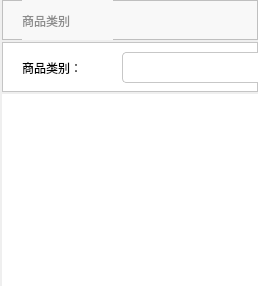
             <widget class="QWidget" name="page_11">
              <property name="styleSheet">
               <string notr="true">QLineEdit {
    border-width: 1px;
    border-style: solid;
    border-radius: 4px;
	border-color:rgb(199, 199, 199);
	background-color:rgb(255, 255, 255);
	font: 10pt &quot;微软雅黑&quot;
}</string>
              </property>
              <layout class="QVBoxLayout" name="verticalLayout_31">
               <property name="spacing">
                <number>2</number>
               </property>
               <property name="leftMargin">
                <number>2</number>
               </property>
               <property name="topMargin">
                <number>0</number>
               </property>
               <property name="rightMargin">
                <number>0</number>
               </property>
               <property name="bottomMargin">
                <number>0</number>
               </property>
               <item>
                <widget class="QFrame" name="frame_35">
                 <property name="minimumSize">
                  <size>
                   <width>0</width>
                   <height>40</height>
                  </size>
                 </property>
                 <property name="maximumSize">
                  <size>
                   <width>16777215</width>
                   <height>40</height>
                  </size>
                 </property>
                 <property name="styleSheet">
                  <string notr="true">background-color:rgb(248, 248, 248)</string>
                 </property>
                 <property name="frameShape">
                  <enum>QFrame::StyledPanel</enum>
                 </property>
                 <property name="frameShadow">
                  <enum>QFrame::Raised</enum>
                 </property>
                 <widget class="QLabel" name="label_48">
                  <property name="geometry">
                   <rect>
                    <x>20</x>
                    <y>0</y>
                    <width>91</width>
                    <height>41</height>
                   </rect>
                  </property>
                  <property name="styleSheet">
                   <string notr="true">font: 75 10
pt &quot;微软雅黑&quot;;
color:rgb(140, 140, 140)</string>
                  </property>
                  <property name="text">
                   <string>商品类别</string>
                  </property>
                 </widget>
                </widget>
               </item>
               <item>
                <widget class="QFrame" name="frame_42">
                 <property name="minimumSize">
                  <size>
                   <width>0</width>
                   <height>50</height>
                  </size>
                 </property>
                 <property name="maximumSize">
                  <size>
                   <width>16777215</width>
                   <height>50</height>
                  </size>
                 </property>
                 <property name="styleSheet">
                  <string notr="true">background-color:rgb(255,255,255)</string>
                 </property>
                 <property name="frameShape">
                  <enum>QFrame::StyledPanel</enum>
                 </property>
                 <property name="frameShadow">
                  <enum>QFrame::Raised</enum>
                 </property>
                 <widget class="QPushButton" name="pushButton_76">
                  <property name="geometry">
                   <rect>
                    <x>720</x>
                    <y>10</y>
                    <width>61</width>
                    <height>28</height>
                   </rect>
                  </property>
                  <property name="styleSheet">
                   <string notr="true">QPushButton{
background-color:rgb(0, 170, 255);
border:none;
font: bold 9pt &quot;微软雅黑&quot;;
color:rgb(255,255,255);
border-radius: 5px;
}
QPushButton::hover{
background-color:rgb(0, 150, 225);
}
QPushButton::pressed{
background-color:rgb(0, 150, 225);
}</string>
                  </property>
                  <property name="text">
                   <string>修改</string>
                  </property>
                  <property name="checkable">
                   <bool>true</bool>
                  </property>
                  <attribute name="buttonGroup">
                   <string notr="true">buttonGroup_2</string>
                  </attribute>
                 </widget>
                 <widget class="QPushButton" name="pushButton_77">
                  <property name="geometry">
                   <rect>
                    <x>550</x>
                    <y>10</y>
                    <width>61</width>
                    <height>28</height>
                   </rect>
                  </property>
                  <property name="styleSheet">
                   <string notr="true">QPushButton{
background-color:rgb(0, 170, 255);
border:none;
font: bold 9pt &quot;微软雅黑&quot;;
color:rgb(255,255,255);
border-radius: 5px;
}
QPushButton::hover{
background-color:rgb(0, 150, 225);
}
QPushButton::pressed{
background-color:rgb(0, 150, 225);
}</string>
                  </property>
                  <property name="text">
                   <string>添加</string>
                  </property>
                  <property name="checkable">
                   <bool>true</bool>
                  </property>
                  <attribute name="buttonGroup">
                   <string notr="true">buttonGroup_2</string>
                  </attribute>
                 </widget>
                 <widget class="QPushButton" name="pushButton_78">
                  <property name="geometry">
                   <rect>
                    <x>800</x>
                    <y>10</y>
                    <width>81</width>
                    <height>28</height>
                   </rect>
                  </property>
                  <property name="styleSheet">
                   <string notr="true">QPushButton{
background-color:rgb(0, 170, 255);
border:none;
font: bold 9pt &quot;微软雅黑&quot;;
color:rgb(255,255,255);
border-radius: 5px;
}
QPushButton::hover{
background-color:rgb(0, 150, 225);
}
QPushButton::pressed{
background-color:rgb(0, 150, 225);
}</string>
                  </property>
                  <property name="text">
                   <string>提交修改</string>
                  </property>
                  <property name="checkable">
                   <bool>true</bool>
                  </property>
                  <attribute name="buttonGroup">
                   <string notr="true">buttonGroup_2</string>
                  </attribute>
                 </widget>
                 <widget class="QLabel" name="label_114">
                  <property name="geometry">
                   <rect>
                    <x>20</x>
                    <y>10</y>
                    <width>121</width>
                    <height>31</height>
                   </rect>
                  </property>
                  <property name="styleSheet">
                   <string notr="true">font: 12pt &quot;微软雅黑&quot;;</string>
                  </property>
                  <property name="text">
                   <string>商品类别：</string>
                  </property>
                 </widget>
                 <widget class="QPushButton" name="pushButton_79">
                  <property name="geometry">
                   <rect>
                    <x>340</x>
                    <y>10</y>
                    <width>61</width>
                    <height>28</height>
                   </rect>
                  </property>
                  <property name="styleSheet">
                   <string notr="true">QPushButton{
background-color:rgb(0, 170, 255);
border:none;
font: bold 9pt &quot;微软雅黑&quot;;
color:rgb(255,255,255);
border-radius: 5px;
}
QPushButton::hover{
background-color:rgb(0, 150, 225);
}
QPushButton::pressed{
background-color:rgb(0, 150, 225);
}</string>
                  </property>
                  <property name="text">
                   <string>查询</string>
                  </property>
                 </widget>
                 <widget class="QLineEdit" name="lineEdit_69">
                  <property name="geometry">
                   <rect>
                    <x>120</x>
                    <y>10</y>
                    <width>201</width>
                    <height>31</height>
                   </rect>
                  </property>
                  <property name="styleSheet">
                   <string notr="true"/>
                  </property>
                  <property name="cursorMoveStyle">
                   <enum>Qt::LogicalMoveStyle</enum>
                  </property>
                  <property name="clearButtonEnabled">
                   <bool>false</bool>
                  </property>
                 </widget>
                 <widget class="QPushButton" name="pushButton_82">
                  <property name="geometry">
                   <rect>
                    <x>620</x>
                    <y>10</y>
                    <width>61</width>
                    <height>28</height>
                   </rect>
                  </property>
                  <property name="styleSheet">
                   <string notr="true">QPushButton{
background-color:rgb(0, 170, 255);
border:none;
font: bold 9pt &quot;微软雅黑&quot;;
color:rgb(255,255,255);
border-radius: 5px;
}
QPushButton::hover{
background-color:rgb(0, 150, 225);
}
QPushButton::pressed{
background-color:rgb(0, 150, 225);
}</string>
                  </property>
                  <property name="text">
                   <string>删除</string>
                  </property>
                  <property name="checkable">
                   <bool>true</bool>
                  </property>
                 </widget>
                </widget>
               </item>
               <item>
                <widget class="QTableView" name="tableView_9">
                 <property name="styleSheet">
                  <string notr="true">QHeaderView::section {
    color: white;
    background-color: rgb(250, 250, 250);
    border: 5px solid rgb(250, 250, 250);
    border-radius:0px;
    border-color: rgb(250, 250, 250);
    font:12pt &quot;微软雅黑&quot;;
	color:rgb(150, 150, 150)
} 
QTableView{
	border:none;
	background-color:rgb(255,255,255);

}


</string>
                 </property>
                 <property name="editTriggers">
                  <set>QAbstractItemView::NoEditTriggers</set>
                 </property>
                 <property name="alternatingRowColors">
                  <bool>true</bool>
                 </property>
                 <property name="selectionMode">
                  <enum>QAbstractItemView::SingleSelection</enum>
                 </property>
                 <property name="selectionBehavior">
                  <enum>QAbstractItemView::SelectRows</enum>
                 </property>
                </widget>
               </item>
              </layout>
             </widget>
